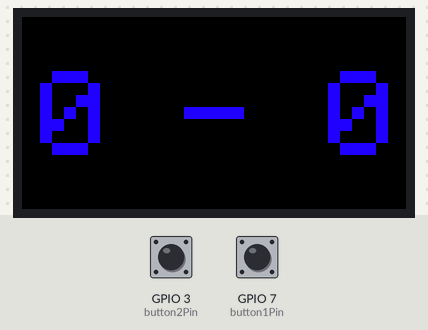
The sketch below on a simulated ESP32. Parts: 64×32 colour display. The test bench sets the inputs (shaded band); at power-on: GPIO 7 (button1Pin) HIGH, GPIO 3 (button2Pin) HIGH. What the sketch prints to the serial monitor is not drawn.

Above: at 1.2 s.
1.3 s: GPIO 7 (button1Pin) pulled LOW for 0.15 s
At 2.7 s:
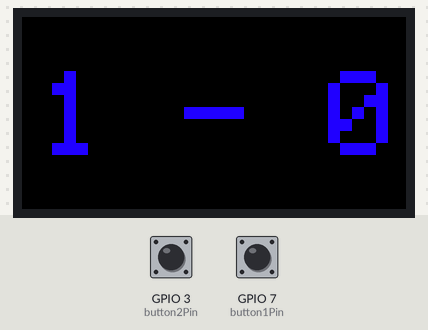
3.4 s: GPIO 3 (button2Pin) pulled LOW for 0.15 s
At 4.5 s:
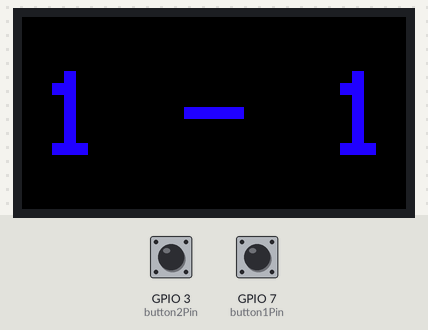
5.5 s: GPIO 7 (button1Pin) pulled LOW for 1 s
At 8.2 s:
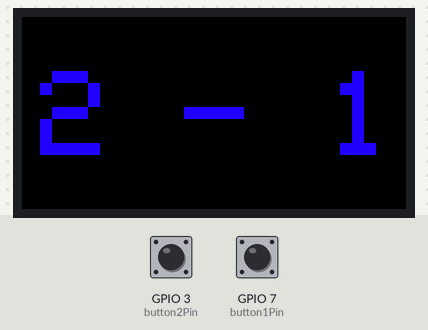
8.5 s: GPIO 3 (button2Pin) pulled LOW for 1 s
At 10.8 s:
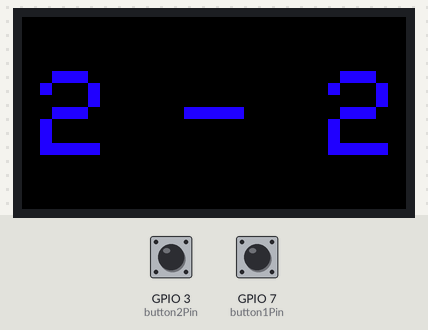
11.5 s: GPIO 7 (button1Pin) pulled LOW for 0.15 s
At 12.9 s:
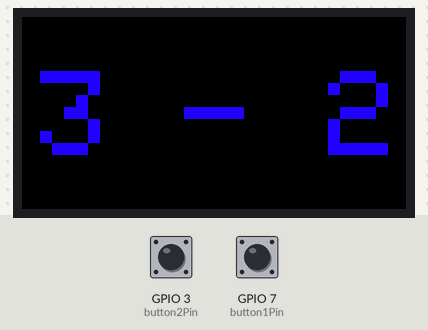
13.6 s: GPIO 7 (button1Pin) pulled LOW for 1 s
At 15.7 s:
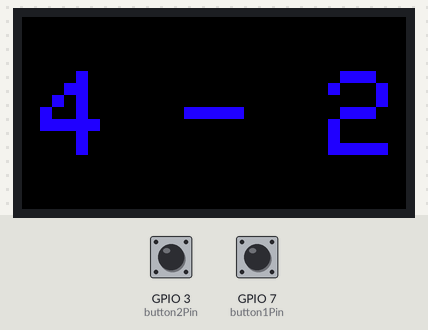
Timing chart, 0 to 15.6 s (numbered marks = the images above; inputs shaded):
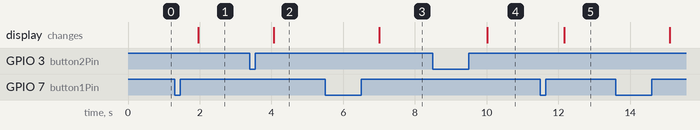

Measured:
- after the input at 1.3 s, the display: changes after 0.66 s (image 1)
- after the input at 3.4 s, the display: changes after 0.66 s (image 2)
- after the input at 5.5 s, the display: changes after 1.5 s (image 3)
- after the input at 8.5 s, the display: changes after 1.5 s (image 4)
- after the input at 11.5 s, the display: changes after 0.66 s (image 5)

The sketch:

RGB_Matrix_64x32_P3.ino
```cpp
#include "RGBmatrixPanel.h"
#include "bit_bmp.h"
#include "fonts.h"
#include <string.h>
#include <ezButton.h>
#include <stdlib.h>
#define CLK 11
#define OE   9
#define LAT 10
#define A   A0
#define B   A1
#define C   A2
#define D   A3
#define clear()   fillScreen(0);

RGBmatrixPanel matrix(A, B, C, D, CLK, LAT, OE, false, 64);
const int button1Pin = 7;
int button1State = 0;
const int button2Pin = 3;
int button2State = 0;
long onTime = 0;
int lastReading = LOW;
int reading = LOW;
unsigned long time;
ezButton limitSwitch(7);
void setup()
{
  pinMode(7, INPUT_PULLUP);
  pinMode(3, INPUT_PULLUP);
  Serial.begin(9600);
  Reginit();
  matrix.begin();
  Demo_1(0,0);
  limitSwitch.setDebounceTime(50);
//  delay(5000);
}

void loop()
{
//  int press = 0;
//  int notPress = 0;
//  reading = digitalRead(button1Pin);
//  if (reading == HIGH && lastReading == LOW) {
//    onTime = millis();
//
//    Serial.println("Not Pressed");
//  }else{
//    Serial.println("Pressed");
//  }
//  lastReading = reading;
//
// if(digitalRead(button1Pin) == HIGH){
//  time = millis();
// }
// else if(digitalRead(button1Pin) == LOW){
//  time = 0;
// }
// Serial.print("Time: ");
// Serial.println(time);
// if(time > 2000){
//  Serial.println("FUCK");
// }

// greg
  int prevSwitchState = 0;
// chang
  Demo_1(0,0);
  int s1 = 0;
  int s2 = 0;
  game(s1,s2);
  delay(3000);

  }
  void game(int &s1, int &s2) {
    int state = digitalRead(button1Pin);
    bool check = false;
    bool print = false;

    int state2 = digitalRead(button2Pin);
    bool check2 = false;
    bool print2 = false;
    while(s1 < 7 && s2 < 7) {
      state = digitalRead(button1Pin);
        if(state == LOW && check == false) {
          check = true;
        }
       if(check && state == HIGH) {
         delay(500);
          s1 = s1 + 1;
          check = false;
          print = true;
        }


     state2 = digitalRead(button2Pin);
       Serial.println("big");
        if(state2 == LOW && check2 == false) {
          check2 = true;
    }
    if(check2 && state2 == HIGH) {
      delay(500);
      s2 = s2 + 1;
      check2 = false;
      print2 = true;
    }

    if(print || print2) {
      Demo_1(s1,s2);
      print = false;
      print2 = false;
    }
  }
  delay(1000);
  matrix.fillScreen(0);
  if(s1 == 7) {
    display_text(3, 9, "P1WON", NULL, matrix.Color333(1,0,255), 2);
  } else {
    display_text(3, 9, "P2WON", NULL, matrix.Color333(1,0,255), 2);

  }
  /*  if(state == HIGH)
  {
    Serial.print(button1Pin);
    Serial.print(": ");
    Serial.println("HIGH");
    prevSwitchState = 0;
  display_text(3, 9, "#duen", NULL, matrix.Color333(1,0,255), 2); // this text need to be printed slightly larger and over the 2 displays, not duplicated.
  }
  else if(state == LOW)
  {
    Serial.print(button1Pin);
    Serial.print(": ");
    Serial.println("LOW");
    display_text(3, 9, "PRESSED", NULL, matrix.Color333(1,0,255), 2); // this text need to be printed slightly larger and over the 2 displays, not duplicated.
    state = HIGH;
    prevSwitchState = 1;
  }
  */
//  limitSwitch.loop(); // MUST call the loop() function first
//
//  if(limitSwitch.isPressed())
//    Serial.println("The limit switch: UNTOUCHED -> TOUCHED");
//
//  if(limitSwitch.isReleased())
//    Serial.println("The limit switch: TOUCHED -> UNTOUCHED");
//
//  int state = limitSwitch.getState();
//  if(state == HIGH)
//    Serial.println("The limit switch: UNTOUCHED");
//  else
//    Serial.println("The limit switch: TOUCHED");

}

void display_text(int x, int y, String str, const GFXfont *f, int color, int pixels_size)
{
  matrix.setTextSize(pixels_size);// size 1 == 8 pixels high
  matrix.setTextWrap(false); // Don't wrap at end of line - will do ourselves
  matrix.setFont(f);      //set font
  matrix.setCursor(x, y);
  matrix.setTextColor(color);
  matrix.println(str);
}

void Demo_1(int score1, int score2)
{
  matrix.fillScreen(0);
  String s = String(score1);
  s += " - ";
  s += String(score2);
  display_text(3, 9, s, NULL, matrix.Color333(1,0,255), 2); // this text need to be printed slightly larger and over the 2 displays, not duplicated.
}
void updateScore(){
  int button1State = 0;
  button1State = digitalRead(button1Pin);
  int lastReading = LOW;


//  if (button1State == HIGH) {
//
//    Serial.println("Pressed");
//    display_text(3, 10, "FUCK NO", NULL, matrix.Color333(1,0,255), 2);
//    delay(500);
//
//  } else {
//
//    Serial.println("Not Pressed");
//    display_text(3, 10, "YES", NULL, matrix.Color333(1,0,255), 2);
//    delay(500);
//  }


//  int s1 = 0;
//  int s2 = 0;
//  while(s1 < 7 && s2 < 7){
//    if(checkFin(s1,s2) == 1) {
//        display_text(3, 10, "P1 WON", NULL, matrix.Color333(1,0,255), 2); // this text need to be printed slightly larger and over the 2 displays, not duplicated.
//        s1 = 0;
//        s2 = 0;
//    }else if (checkFin(s1,s2) == 2){
//      display_text(3, 10, "P2 WON", NULL, matrix.Color333(1,0,255), 2); // this text need to be printed slightly larger and over the 2 displays, not duplicated.
//       s1 = 0;
//       s2 = 0;
//      break;
//    } else {
//
//    }
//    Demo_1(s1,s2);
//  }

}
int checkFin(int score1, int score2) {
  if(score1 == 7) {
    return 1;
  } else if(score2 == 7) {
    return 2;
  } else {
    return 0;
  }
}
void Reginit()
{
    pinMode(24, OUTPUT); //R1
    pinMode(25, OUTPUT); //G1
    pinMode(26, OUTPUT); //B1
    pinMode(27, OUTPUT); //R2
    pinMode(28, OUTPUT); //G2
    pinMode(29, OUTPUT); //B2
    pinMode(CLK, OUTPUT);
    pinMode(OE, OUTPUT);
    pinMode(LAT, OUTPUT);

    digitalWrite(OE, HIGH);
    digitalWrite(LAT, LOW);
    digitalWrite(CLK, LOW);
    int MaxLed = 64;

    int C12[16] = {0, 1, 1, 1, 1,  1, 1, 1, 1, 1, 1,  1, 1, 1, 1, 1};
    int C13[16] = {0, 0, 0, 0, 0,  0, 0, 0, 0, 1, 0,  0, 0, 0, 0, 0};

    for (int l = 0; l < MaxLed; l++)
    {
        int y = l % 16;
        digitalWrite(24, LOW);
        digitalWrite(25, LOW);
        digitalWrite(26, LOW);
        digitalWrite(27, LOW);
        digitalWrite(28, LOW);
        digitalWrite(29, LOW);
        if (C12[y] == 1)
        {
          digitalWrite(24, HIGH);
          digitalWrite(25, HIGH);
          digitalWrite(26, HIGH);
          digitalWrite(27, HIGH);
          digitalWrite(28, HIGH);
          digitalWrite(29, HIGH);
        }
        if (l > MaxLed - 12)
        {
            digitalWrite(LAT, HIGH);
        }
        else
        {
            digitalWrite(LAT, LOW);
        }
        digitalWrite(CLK, HIGH);
        delayMicroseconds(2);
        digitalWrite(CLK, LOW);
    }
    digitalWrite(LAT, LOW);
    digitalWrite(CLK, LOW);

    // Send Data to control register 12
    for (int l = 0; l < MaxLed; l++)
    {
        int y = l % 16;
        digitalWrite(24, LOW);
        digitalWrite(25, LOW);
        digitalWrite(26, LOW);
        digitalWrite(27, LOW);
        digitalWrite(28, LOW);
        digitalWrite(29, LOW);
        if (C13[y] == 1)
        {
            digitalWrite(24, HIGH);
            digitalWrite(25, HIGH);
            digitalWrite(26, HIGH);
            digitalWrite(27, HIGH);
            digitalWrite(28, HIGH);
            digitalWrite(29, HIGH);
        }
        if (l > MaxLed - 13)
        {
            digitalWrite(LAT, HIGH);
        }
        else
        {
            digitalWrite(LAT, LOW);
        }
        digitalWrite(CLK, HIGH);
        delayMicroseconds(2);
        digitalWrite(CLK, LOW);
    }
    digitalWrite(LAT, LOW);
    digitalWrite(CLK, LOW);
}
```

fonts.h
```cpp
#ifndef __CN_H
#define __CN_H
#include "avr/pgmspace.h"

#define MAX_HEIGHT_FONT         64
#define MAX_WIDTH_FONT          64


typedef struct                  // Chinese font data structure 汉字字模数据结构
{
       unsigned char index[3];               // Chinese character inner code index 汉字内码索引
       const unsigned char matrix[MAX_HEIGHT_FONT*MAX_WIDTH_FONT/8];      // Dot matrix code data 点阵码数据
}CH_CN;

typedef struct
{
  const CH_CN *table;
  uint16_t size;
  uint16_t Width;

}cFONT;

extern cFONT Font16CN;
extern cFONT Font32CN;

#endif
```

Source omitted: bit_bmp.h (data table, 20907 bytes), font16.c (data table, 1711 bytes), font32.c (data table, 6243 bytes), glcdfont.c (data table, 9064 bytes)
